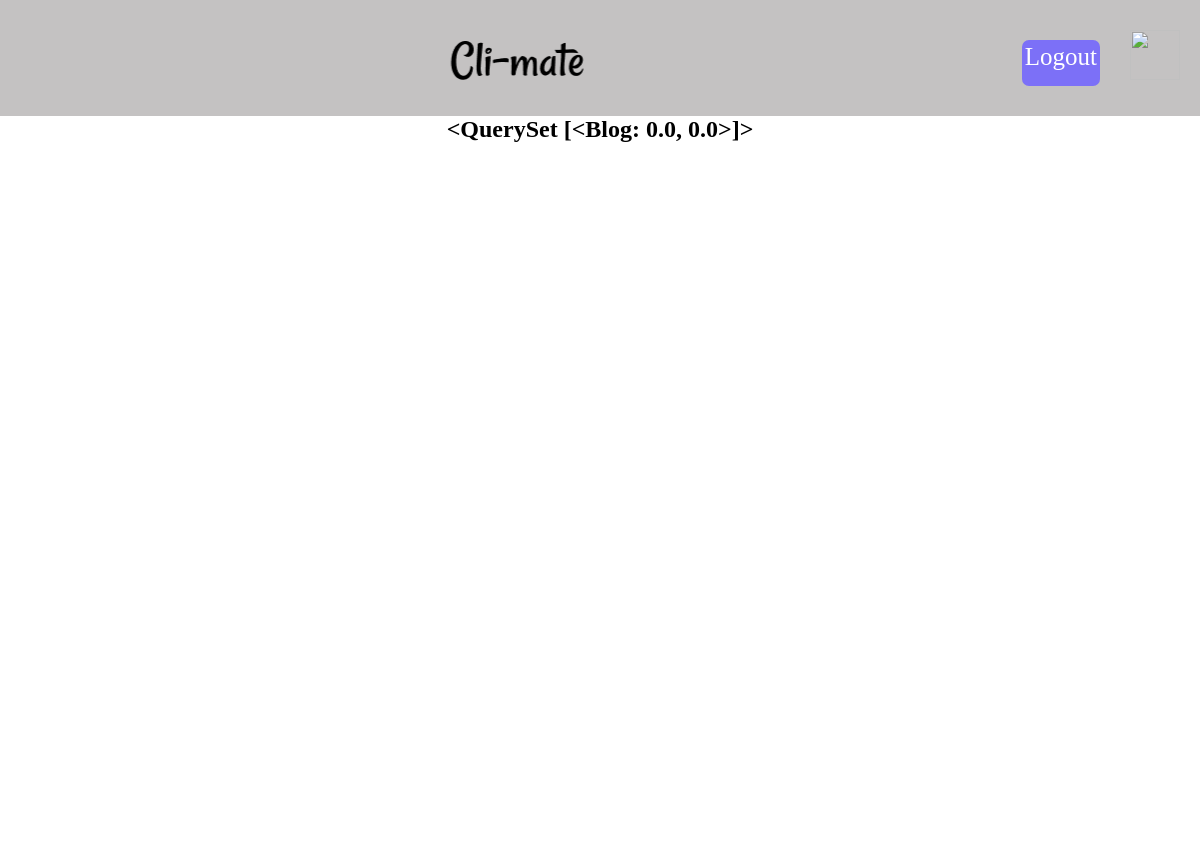
Before: /map/ with the older database file.
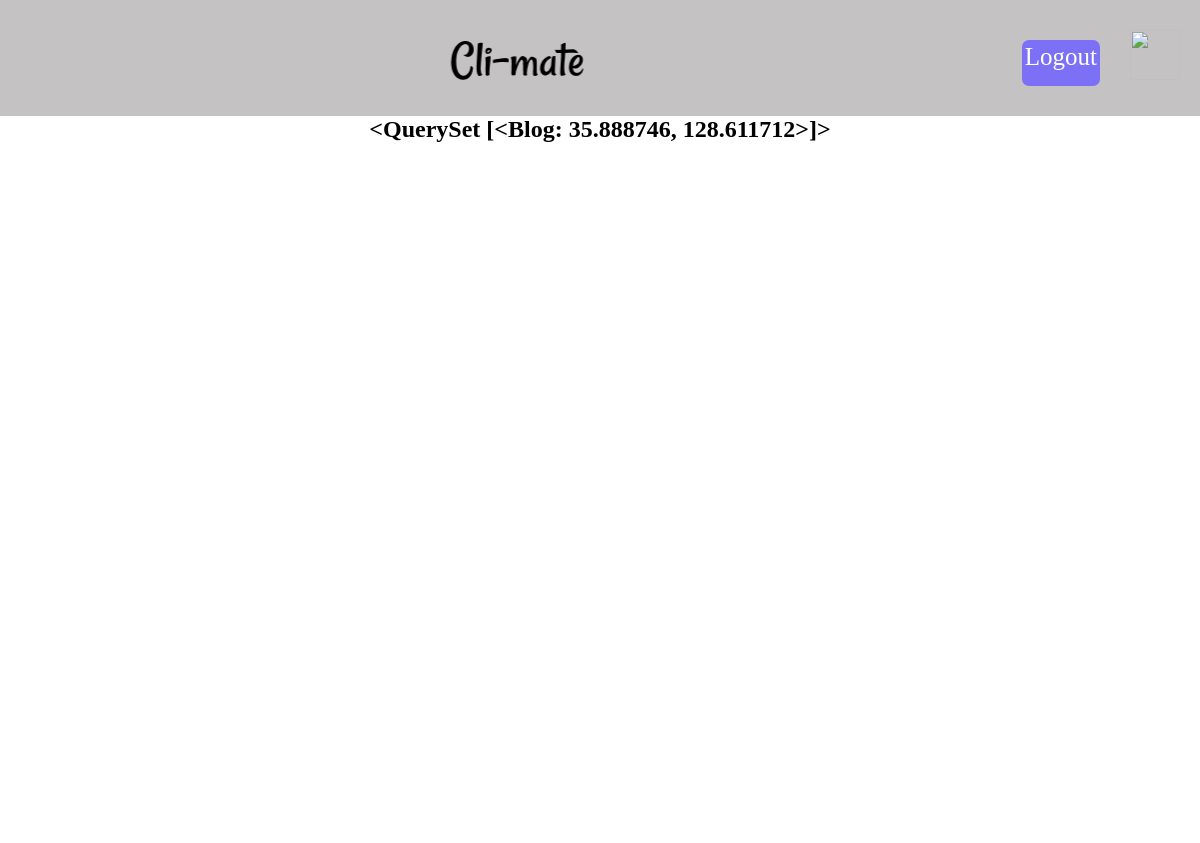
After: the same page with the newer database file.
### firstapp/models.py (models this page shows)
class Blog(models.Model):
    latitude = models.FloatField(default=0.0) #위도
    longitude = models.FloatField(default=0.0) #경도
    hashtag = models.TextField(max_length=20) #해시태그는 하나만 적을 수 있도록 하는 게 편할듯
    weather = models.TextField() #4개로 구분 - cloudy, sunny, rainy, snowy
    images = models.ImageField(upload_to ="images", blank = True, null = True)
    author = models.ForeignKey(settings.AUTH_USER_MODEL, on_delete=models.CASCADE )#작성자 여기 수정
    created_at = models.DateTimeField(auto_now_add=True) #작성시각
    body = models.TextField(max_length=200) #글 본문
    def __str__(self):
        return str(self.latitude) + ", " + str(self.longitude) #일단 위도, 경도 표시하도록 해놓음 ->편의에 따라 바꿔도 ㄱㅊ

### firstapp/views.py (the view)
# urls.py: path('map/', main_map, name='main_map'),
def main_map(request):
    blogss = Blog.objects.all()
    context = {
        'blogss': blogss,
    }
    return render(request, 'blog/map.html', context)

### templates/blog/map.html (shortened to what this page needs)
<!DOCTYPE html>
<html lang="en">
<head>
    <link rel="stylesheet" href="../../static/css/map.css">
</head>
<body style="background-color: white;">
    <div class="nav-wrapper">
        <div class="logo">
            <img src="../../static/css/Logo.PNG">
        </div>
        <ul class="nav">
            <li style="color: white;" class="logout"><a href="#">Logout</a></li>
            <li><img class="nav-profile" src="https://image.flaticon.com/icons/png/512/149/149071.png"></li>
        </ul>
    </div>
    <h2 style="text-align: center;">{{ blogss }}</h2>
    <div id="map" style="width:70%;margin-left:15%; min-height:700px;"></div>
</body>
</html>

### static/css/map.css (style rules this page uses)
* { box-sizing: border-box; margin: 0; padding: 0; }
html { background-size: cover; }
.nav-wrapper { background-color: rgb(196, 194, 194); display: flex; justify-content: flex-end; align-items: center; padding: 20px; }
.nav { display: flex; list-style-type: none; }
.logo { margin-right:36%; }
.logo img { justify-content: center; }
.nav li { font-size: 25px; }
.nav .logout { margin-top: 10px; margin-right: 30px; }
.nav-profile { width: 50px; height: 50px; }
.nav li a { text-decoration: none; }
.nav li a:link { color: white; }
.logout { background-color: rgba(124, 112, 247, 1); border-radius: 7px; padding-left: 3px; padding-right: 3px; padding-top: 3px; color: white; }
#map { border-radius: 10px; border: 3px solid white; }

Changed rows visible on the page:
removed Blog: latitude+longitude "<QuerySet [<Blog: 0.0, 0.0>]>"
added Blog: latitude+longitude "<QuerySet [<Blog: 35.888746, 128.611712>]>"
